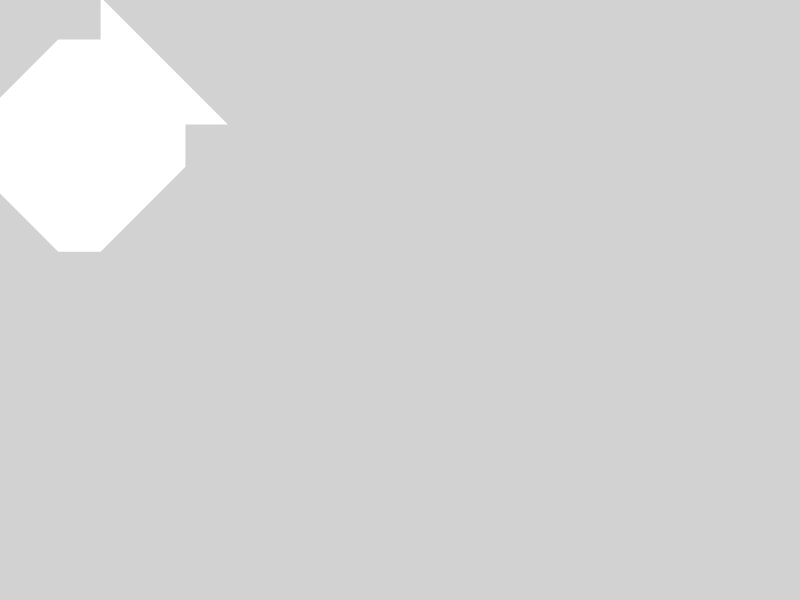
Frame 1 (no input)
Frame 60 (no input): identical to frame 1, image omitted
Frame 120 (the mouse pressed at the canvas centre since frame 60): identical to frame 1, image omitted

The p5.js sketch that drew this single still picture (run headless with seeded random() and noise() and a simulated clock; from frame 60 on, the mouse is pressed at the canvas centre):

// p5.js sketch
// ── sketch.js
let unit = 30
let pot = [
    {x:0,y:0},
    {x:unit,y:unit},
    {x:0,y:unit*2},
    {x:0,y:6*unit},
    {x:unit,y:7*unit},
    {x:5*unit,y:7*unit},
    {x:6*unit,y:6*unit},
    {x:6*unit,y:2*unit},
    {x:5*unit,y:1*unit},
    {x:6*unit,y:0}
    ]
let square = [
    {x:0,y:0},
    {x:10,y:0},
    {x:0,y:10},
    {x:10,y:10},
]
let spike = [
    {x:0,y:0},
    {x:2*unit,y:0.5*unit},
    {x:0,y:unit},
    ]
let dirt = [
    {x:1*unit,y:0},
    {x:5*unit,y:0},
    {x:6*unit,y:unit},
    {x:0,y:unit},
    
    ]
let leafUnit = 0.25*unit
let leafBack = [
    {x:leafUnit,y:-leafUnit},
    {x:3*leafUnit,y:-leafUnit},
    {x:4*leafUnit,y:0},
    {x:3*leafUnit,y:leafUnit},
    {x:leafUnit,y:leafUnit},
    ]
let testCircle = [
    {x:50,y:0},
    // {x:50,y:50},
    {x1:100,y1:0,x2:100,y2:50,x3:50,y3:50}
]
let leaf = [
    {x:0,y:0},
    {x1:2,y1:0.5,x2:2,y2:0.5,x3:4,y3:0},
    {x1:2,y1:-0.5,x2:2,y2:-0.5,x3:0,y3:0}
]
function setup() {
    // pot = scalePolygon(pot,1)
    // testfunc()
    pot = translatePolygon(pot,0,unit)
    leaf = scalePolygon(leaf,unit)
    leaf = translatePolygon(leaf,0,32)
    pot = scalePolygon(pot,1);
    pot = updatePoints(pot)
    dirt = scalePolygon(dirt,2);
    createCanvas(800, 600);
    // console.log(leaf[1].x3)
}
function draw() {
    // let unit = 30;
    background(210)
    // drawPolygon(dirt,"#54392D")
    // approxRect(leaf)
    // drawComplexPolygon(pot,"#E35336",0)
    // drawCenteredPolygon(pot,"#fff",0)
    point(pot[pot.length-1].x,pot[pot.length-1].y)
    // approxRect(pot)
    testFunc(pot)
    // drawComplexPolygon(leaf,"#000",1)
    
    // console.log(leaf[1].x3)
    
}
function translatePolygon(arr,dx,dy){
    newArr = []
    for(let i =0; i<arr.length;i++){
        if(Object.keys(arr[i]).length == 2){
            let nX = arr[i].x += dx;
            let nY = arr[i].y += dy;
            newArr.push({x:nX,y:nY});
        }
        else if(Object.keys(arr[i]).length == 6){
            let nX1 = arr[i].x1 += dx;
            let nX2 = arr[i].x2 += dx;
            let nX3 = arr[i].x3 += dx;

            let nY1 = arr[i].y1 += dy;
            let nY2 = arr[i].y2 += dy;
            let nY3 = arr[i].y3 += dy;
            newArr.push({x1:nX1,y1:nY1,x2:nX2,y2:nY2,x3:nX3,y3:nY3});
        }
    }
    return newArr;
}
function scalePolygon(arr,factor){
    newArr = []
    for(let i =0; i<arr.length;i++){
        if(Object.keys(arr[i]).length == 2){
            let nX = arr[i].x *= factor;
            let nY = arr[i].y *= factor;
            newArr.push({x:nX,y:nY});
        }
        else if(Object.keys(arr[i]).length == 6){
            let nX1 = arr[i].x1 *= factor;
            let nY1 = arr[i].y1 *= factor;
            let nX2 = arr[i].x2 *= factor;
            let nY2 = arr[i].y2 *= factor;
            let nX3 = arr[i].x3 *= factor;
            let nY3 = arr[i].y3 *= factor;
            newArr.push({x1:nX1,y1:nY1,x2:nX2,y2:nY2,x3:nX3,y3:nY3});
        }
    }
    return newArr;
}
function drawComplexPolygon(arr,color,stroke){
    strokeWeight(stroke);
    fill(color);
    beginShape();
    for(let i =0; i<arr.length;i++){
        if(Object.keys(arr[i]).length == 2){
            let x = arr[i].x
            let y = arr[i].y
            vertex(x,y)
        }
        else if(Object.keys(arr[i]).length == 6){
            let nX1 = arr[i].x1
            let nY1 = arr[i].y1
            let nX2 = arr[i].x2
            let nY2 = arr[i].y2
            let nX3 = arr[i].x3
            let nY3 = arr[i].y3
            bezierVertex(nX1,nY1);
            bezierVertex(nX2,nY2);
            bezierVertex(nX3,nY3);
        }
    }
    endShape();
}
function drawCenteredPolygon(arr,color,stroke){
    strokeWeight(stroke);
    fill(color);
    // console.log(cents)
    beginShape();
    for(let i =0; i<arr.length-1;i++){
        if(Object.keys(arr[i]).length == 2){
            let x = 0 - arr[i].x
            let y = 0 - arr[i].y
            vertex(x,y)
        }
        else if(Object.keys(arr[i]).length == 6){
            let nX1 = arr[i].x1
            let nY1 = arr[i].y1
            let nX2 = arr[i].x2
            let nY2 = arr[i].y2
            let nX3 = arr[i].x3
            let nY3 = arr[i].y3
            bezierVertex(nX1,nY1);
            bezierVertex(nX2,nY2);
            bezierVertex(nX3,nY3);
        }
    }
    endShape();
}
function approxRect(arr){
    let x1 = arr[0].x;
    let y1 =arr[0].y;
    let x2 = x1++;
    let y2 =y1++;
    beginShape()
    fill("#fff")
    stroke(5)
    for(let i =0; i < arr.length;i++){
        if(Object.keys(arr[i]).length == 2){
            let x =arr[i].x;
            let y = arr[i].y;
            if (x < x1 || x > x2){
                if (x > x2){
                    x2 = x;
                }
                else if(x <x1){
                    x1 = x;
                }
            }          
            if (y < y1 || y > y2){
                if (y > y2){
                        y2 = y;
                }
                else if(y <y1){
                    y1 = y;
                }
            }
        }
        else if(Object.keys(arr[i]).length == 6){
            let nX1 = (Object.keys(arr[i-1]).length == 6) ? arr[i-1].x3 : arr[i-1].x;
            let nX2 = arr[i].x1
            let nX3 = arr[i].x2
            let nX4 = arr[i].x3

            let nY1 = (Object.keys(arr[i-1]).length == 6) ? arr[i-1].y3 : arr[i-1].y;
            let nY2 = arr[i].y1
            let nY3 = arr[i].y2
            let nY4 = arr[i].y3

            let x = bezierPoint(nX1,nX2, nX3, nX4, 0.5);
            let y = bezierPoint(nY1,nY2, nY3, nY4, 0.5);
            if (x < x1 || x > x2){
                if (x > x2){
                    x2 = x;
                }
                else if(x <x1){
                    x1 = x;
                }
            }
            x = arr[i].x3
            if (x != 0){
            }
            if (x < x1 || x > x2){
            if (x > x2){
                x2 = x;
            }
            else if(x <x1){
                x1 = x;
            }
            }   
            if (y < y1 || y > y2){
                if (y > y2){
                        y2 = y;
                }
                else if(y <y1){
                    y1 = y;
                }
            }
                y = nY4;
                if (y < y1 || y > y2){
                if (y > y2){
                    y2 = y;
                }
                else if(y <y1){
                    y1 = y;
                }
            }
        }  
    }
    vertex(x1,y1)
    vertex(x1,y2)
    vertex(x2,y2)
    vertex(x2,y1)
    endShape(CLOSE)
    let centX = x1+((x2-x1)/2)
    let centY = y1+((y2-y1)/2)
    strokeWeight(3)
    point(centX,centY)
    return ({x:centX,y:centY})
}
function updatePoints(arr){
    cents = approxRect(arr)
    nArr = []
    for(let i =0; i<arr.length;i++){
        if(Object.keys(arr[i]).length == 2){
            if(arr[i].x == cents.x){
                let nX = 0;
            }else{
                nX = cents.x - arr[i].x
            }
            if(arr[i].y == cents.y){
                    let nX = 0;
                }else{
                    nY = cents.y - arr[i].y
                }
            nArr[i] = {x:nX,y:nY}
        }
        else if(Object.keys(arr[i]).length == 6){
            if(arr[i].x1 == cents.x){
                let nX1 = 0;
            }else{
                let nX1 = cents.x1 - arr[i].x
            }
            if(arr[i].x2 == cents.x){
                let nX2 = 0;
            }else{
                let nX2 = cents.x2 - arr[i].x
            }
            if(arr[i].x3 == cents.x){
                let nX3 = 0;
            }else{
                let nX3 = cents.x3 - arr[i].x
            }

            if(arr[i].y1 == cents.y){
                let nY1 = 0;
            }else{
                let nY1 = cents.y1 - arr[i].y
            }
            if(arr[i].y2 == cents.y){
                let nY2 = 0;
            }else{
                let nY2 = cents.y2 - arr[i].y
            }
            if(arr[i].y3 == cents.y){
                let nY3 = 0;
            }else{
                let nY3 = cents.y3 - arr[i].y
            }
        }
    }
    
    nArr.push(cents)
    console.log(nArr)
    return(nArr)
}
function testFunc(arr){
    let cent = arr[arr.length-1]
    console.log(arr[arr.length-1])
    push()
    translate(cent.x,cent.y)
    rotate(QUARTER_PI)
    drawCenteredPolygon(arr,"#fff",0)
    pop()
}
/* useful logic structure for iterating through polygons
for(let i =0; i<arr.length;i++){
        if(Object.keys(arr[i]).length == 2){
                
        }
        else if(Object.keys(arr[i]).length == 6){

        }
}
*/
